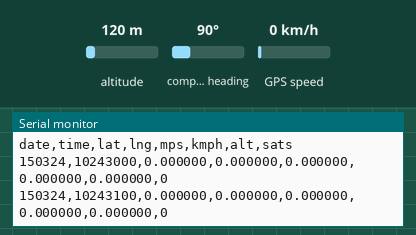
The program below on a simulated ESP32. Parts: the last lines printed to the serial monitor. Inputs (shaded band) come from the test bench; at power-on: altitude 120 m, GPS speed 0 km/h, compass heading 90°. The GPS gets a fix after 3 s at 37.7749, -122.4194 with 8 satellites.

Above: at 1.2 s.
1.3 s: altitude set to 20 m
At 2.6 s:
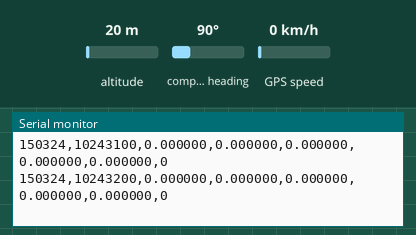
2.8 s: GPS speed set to 2 km/h
At 3.5 s:
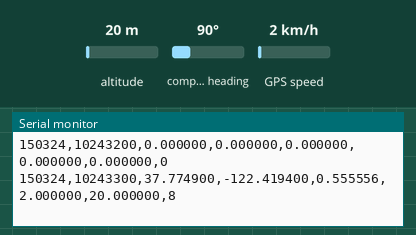
4.3 s: altitude set to 250 m
At 5.9 s:
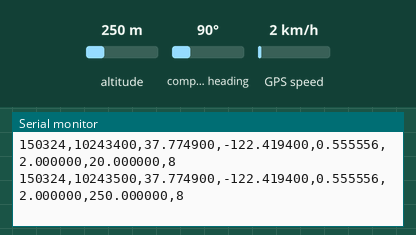
Timing chart, 0 to 7.4 s (numbered marks = the images above; inputs shaded):
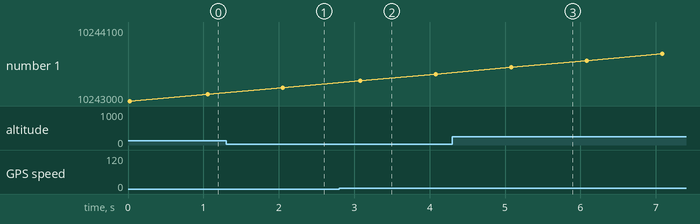

The program:

main.cpp
```cpp
#include <Arduino.h>
#include <TinyGPS++.h>

TinyGPSPlus gps;
#define printf Serial.printf

void setup() {
  Serial.begin(115200);
  Serial2.begin(38400, SERIAL_8N1, 16, 17);
  printf("DynoGPS v1.0\n\n");

  printf("date,time,lat,lng,mps,kmph,alt,sats\n");
}

long prevTime = 0;

void parseGps(){
  long time = gps.time.value();
  if(time != prevTime){
    prevTime = time;

    printf("%d,", gps.date.value());
    printf("%d,", gps.time.value());
    printf("%.6f,", gps.location.lat());
    printf("%.6f,", gps.location.lng());
    printf("%.6f,", gps.speed.mps());
    printf("%.6f,", gps.speed.kmph());
    printf("%.6f,", gps.altitude.meters());
    printf("%d", gps.satellites.value());

    printf("\n");
  }
}

void loop() {
  if (Serial2.available() > 0){
    gps.encode(Serial2.read());
    parseGps();
  }
}
```

Measured:
- after the input at 2.8 s, the serial monitor: prints a new line after 0.28 s (image 2)
- after the input at 4.3 s, the serial monitor: prints a new line after 0.78 s (image 3)
